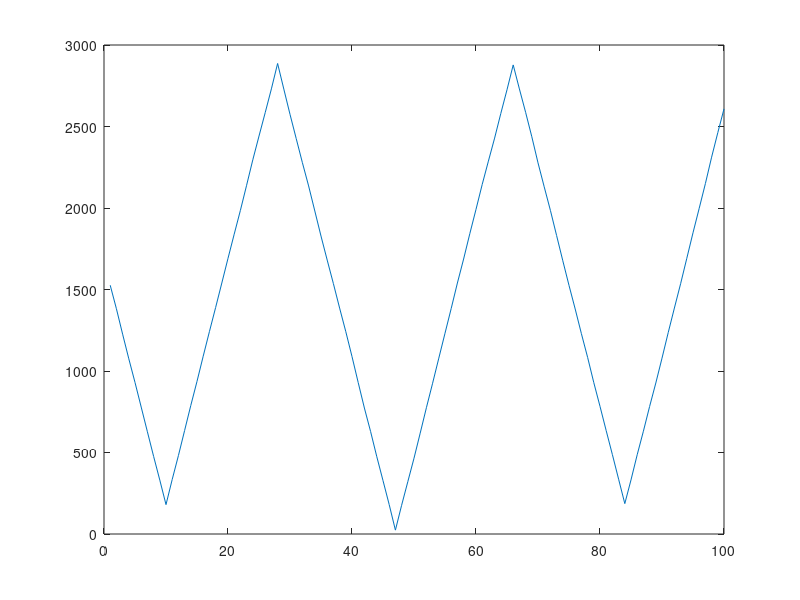

The MATLAB script that drew this image: (Note: this script raises an error after producing the figure.)
clear;
clc;

%% Initial data
% Reorder time -> 10 days
tau = 10; 

% The demand is normal distributed
mu = 150; %units/day
sigma = 5; %units/day

%service level of 95%
zeta = 1.65;


%% Computation
% Safety stock
Ss = zeta * sigma * sqrt(tau);

% Reorder point
So = mu * tau + Ss;


%%
period = 100;
Q = 300;
costo_unit = 295;
domanda = normrnd(mu,sigma, [1,period]);

numDays = So/mu;



inventory = zeros(1,period);

inventory(1) = So;

tempo_consegna = zeros(1,period);
already_ordered = false;

total_cost = 0;

Qordered = 0;

for i=1:period
    
    %if i == tempo_consegna 
    if ismember(i, tempo_consegna) == 1
        inventory(i) = inventory(i)+Q;
        already_ordered = false;
        total_cost = total_cost + Q*costo_unit;
    end
    

    inventory(i+1) = inventory(i) - domanda(i);
    
    
    if inventory(i) <= So% && ~already_ordered
        tempo_consegna(i) = i+tau;
        %already_ordered = true;
        %Qordered = mu*(tau+tau) + Ss - inventory(i);
    end    
    
end

plot(1:period, inventory(1:period))
h = yline(So, 'r');


